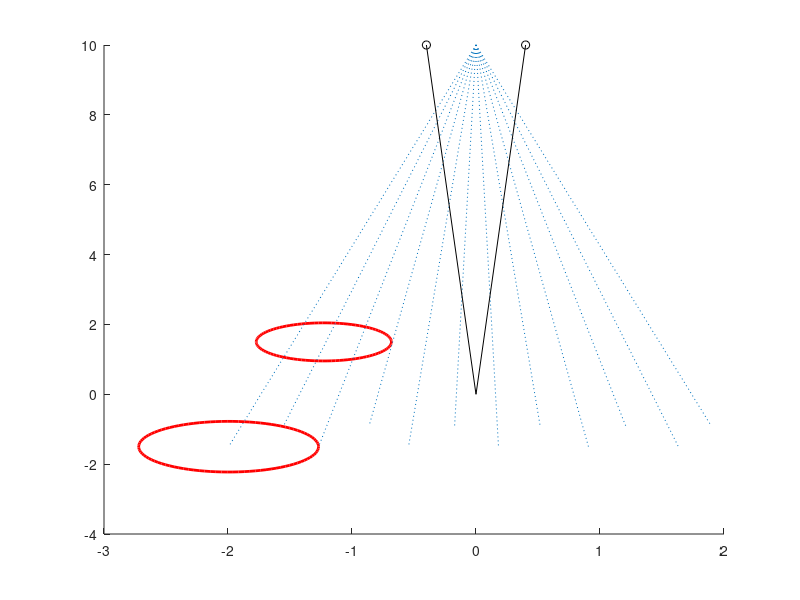

Here is the MATLAB script that generated this plot: (Note: this script raises an error after producing the figure.)

%% make figure for the opengl space


load('IEMdepth_allGridConversions.mat')

figFolder='IEMdepth_figs';
ext='epsc';

ylimsOGL = [-2.5,11];
  
figure;hold all;

minz = find(stimLocsOGL_odd(:,2)==-1.5,1);
viscircles([stimLocsOGL_odd(minz,1),stimLocsOGL_odd(minz,2)],sphereRadsOGL(1));
maxz = find(stimLocsOGL_odd(:,2)==1.5,1);
viscircles([stimLocsOGL_odd(maxz,1),stimLocsOGL_odd(maxz,2)],sphereRadsOGL(6));

for ll=1:12;    
    pt1 = [0,10];
    pt2 = stimLocsOGL_odd(ll,:);
    line([pt1(1),pt2(1)],[pt1(2),pt2(2)],'LineStyle',':');
end

xpts = [-.4,.4];
ypts = [10,10];
scatter(xpts,ypts,'k');

pt1 = [.4,10];
pt2 = [0,0];
line([pt1(1),pt2(1)],[pt1(2),pt2(2)],'Color','k');

pt1 = [-.4,10];
pt2 = [0,0];
line([pt1(1),pt2(1)],[pt1(2),pt2(2)],'Color','k');


scatter(stimLocsOGL_odd(:,1),stimLocsOGL_odd(:,2),'.','k');
xpts = [0];
ypts = [10];
scatter(xpts,ypts,'.','k');
title('OpenGL space - grid 1')
% xlim([-screenHeightOGL(1)/2,screenHeightOGL(1)/2]);
ylim(ylimsOGL);
xlabel(sprintf('Horizontal axis (openGL units)'))
ylabel(sprintf('Depth axis (openGL units)'))
axis equal 
line(get(gca,'XLim'),[0,0],'LineStyle','--')
scatter(0,0,'x','k')


fnFig = [root figFolder filesep 'Grid1_OGL_fulldiagram'];
fprintf('saving figure to %s...\n',fnFig);
saveas(gcf,fnFig,ext);


%%

OGLRange =3;


figure;hold all;
% subplot(1,2,1)
scatter(stimLocsOGL_odd(:,1),stimLocsOGL_odd(:,2),'.','k');
minz = 1;
viscircles([stimLocsOGL_odd(minz,1),stimLocsOGL_odd(minz,2)],sphereRadsOGL(1));
maxz = 36;
viscircles([stimLocsOGL_odd(maxz,1),stimLocsOGL_odd(maxz,2)],sphereRadsOGL(6));
title('Grid 1')
xlim([-OGLRange,OGLRange]);
ylim([-OGLRange,OGLRange]);
xlabel('Horizontal axis (OpenGL)');
ylabel('Depth axis (OpenGL)');
axis square;

fnFig = [root figFolder filesep 'Grid1_OGL'];
fprintf('saving figure to %s...\n',fnFig);
saveas(gcf,fnFig,ext);


figure;hold all;
% subplot(1,2,2);
scatter(stimLocsOGL_even(:,1),stimLocsOGL_even(:,2),'.','k');
minz = 1;
viscircles([stimLocsOGL_even(minz,1),stimLocsOGL_even(minz,2)],sphereRadsOGL(1));
maxz = 36;
viscircles([stimLocsOGL_even(maxz,1),stimLocsOGL_even(maxz,2)],sphereRadsOGL(6));
title('Grid 2');
xlim([-OGLRange,OGLRange]);
ylim([-OGLRange,OGLRange]);
xlabel('Horizontal axis (OpenGL)');
ylabel('Depth axis (OpenGL)');
axis square;

fnFig = [root figFolder filesep 'Grid2_OGL'];
fprintf('saving figure to %s...\n',fnFig);
saveas(gcf,fnFig,ext);